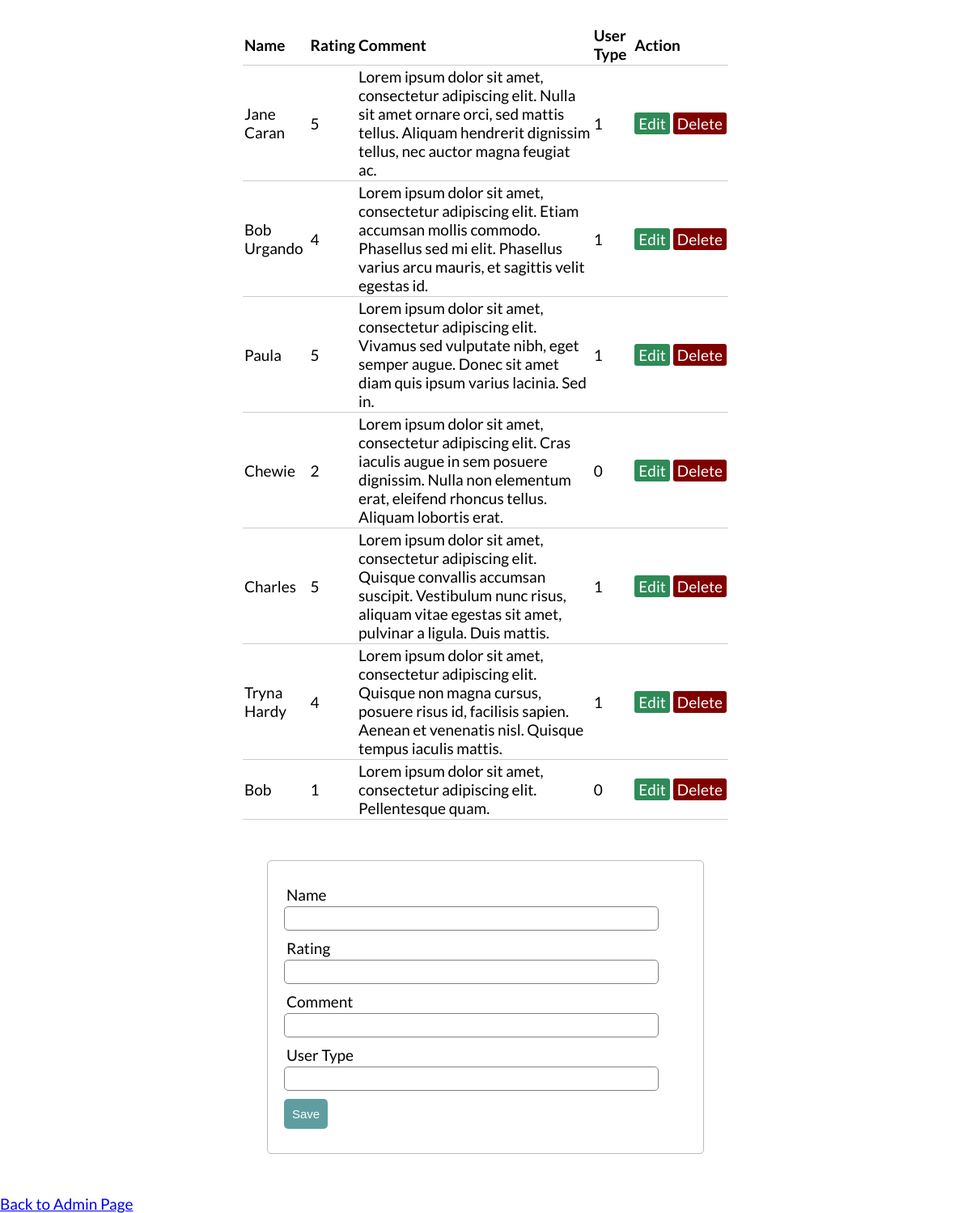
Screenshot of /Userarea/review_manage.php with the database file from the repository.
### tables this page shows
CREATE TABLE
    review (
        review_id INT(10) NOT NULL AUTO_INCREMENT,
        name VARCHAR(255) NOT NULL,
        rating INT(5) NOT NULL,
        comment VARCHAR(255) NOT NULL,
        approved CHAR(1),
        PRIMARY KEY (review_id)
    );

### Userarea/review_server.php (called while the page is built, shortened)
<?php
    $name = "";
    $rating = "";
    $comment = "";
    $approved = "";
    $edit_state = false;
?>

### Userarea/review_manage.php (the view, shortened to what this page needs)
<?php include('review_server.php');
?>
<!DOCTYPE html>
<html lang="en">
<head>
    <link rel="stylesheet" href="../Assets/CSS/userarea_style.css">
</head>
<body>
    <?php $results = mysqli_query($conn, "SELECT * FROM review"); ?>
    <table>
        <thead>
            <tr>
                <th>Name</th>
                <th>Rating</th>
                <th>Comment</th>
                <th>User Type</th>
                <th colspan="2">Action</th>
            </tr>
        </thead>
        <tbody>
        <?php while ($row = mysqli_fetch_array($results)){ ?>
            <tr>
                <td><?php echo $row['name']; ?></td>
                <td><?php echo $row['rating']; ?></td>
                <td><?php echo $row['comment']; ?></td>
                <td><?php echo $row['approved']; ?></td>
                <td>
                    <a class="edit_btn" href="review_manage.php?edit=<?php echo $row['review_id']; ?>" class="edit_btn" >Edit</a>
                </td>
                <td>
                    <a class="del_btn" href="review_server.php?del=<?php echo $row['review_id']; ?>" class="del_btn">Delete</a>
                </td>
            </tr>
        <?php } ?>
        </tbody>
    </table>
    <form method="post" action="review_server.php">
        <div class="input-group">
            <label>Name</label>
            <input type="text" name="name" value="<?php echo $name; ?>">
        </div>
        <div class="input-group">
            <label>Rating</label>
            <input type="text" name="rating" value="<?php echo $rating; ?>">
        </div>
        <div class="input-group">
            <label>Comment</label>
            <input type="text" name="comment" value="<?php echo $comment; ?>">
        </div>
        <div class="input-group">
            <label>User Type</label>
            <input type="text" name="approved" value="<?php echo $approved; ?>">
        </div>
        <div class="input-group">
            <?php if ($edit_state == false): ?>
                <button type="submit" name="save" class="btn">Save</button>
            <?php else: ?>
                <button type="submit" name="update" class="btn">Update</button>
            <?php endif ?>
        </div>
    </form>
    <a href="../admin.php">Back to Admin Page</a>
</body>
</html>

### Assets/CSS/userarea_style.css (style rules this page uses)
* { margin: 0; padding: 0; box-sizing: border-box; }
body { font-family: "Lato", sans-serif; font-size: 19px; }
table { width: 50%; margin: 30px auto; border-collapse: collapse; text-align: left; }
tr { border-bottom: 1px solid #cdcdcd; }
th, td { border: none; height: 30px; padding: 2px; }
form { width: 45%; margin: 50px auto; text-align: left; padding: 20px; border: 1px solid #bbbbbb; border-radius: 5px; }
.input-group { margin: 10px 0px; }
.input-group label { display: block; text-align: left; margin: 3px; }
.input-group input { height: 30px; width: 93%; padding: 5px 10px; font-size: 16px; border-radius: 5px; border: 1px solid gray; }
.btn { padding: 10px; font-size: 15px; color: white; background: #5F9EA0; border: none; border-radius: 5px; }
.edit_btn { text-decoration: none; padding: 2px 5px; background: #2E8B57; color: white; border-radius: 3px; }
.del_btn { text-decoration: none; padding: 2px 5px; background: #800000; color: white; border-radius: 3px; }

### rows the page displays
review: name "Jane Caran", rating "5", comment "Lorem ipsum dolor sit amet, consectetur adipiscing elit. Nulla sit amet ornare orci, sed mattis tellus. Aliquam hendrerit dignissim tellus, nec auctor magna feugiat ac.", approved "1"
review: name "Bob Urgando", rating "4", comment "Lorem ipsum dolor sit amet, consectetur adipiscing elit. Etiam accumsan mollis commodo. Phasellus sed mi elit. Phasellus varius arcu mauris, et sagittis velit egestas id.", approved "1"
review: name "Paula", rating "5", comment "Lorem ipsum dolor sit amet, consectetur adipiscing elit. Vivamus sed vulputate nibh, eget semper augue. Donec sit amet diam quis ipsum varius lacinia. Sed in.", approved "1"
review: name "Chewie", rating "2", comment "Lorem ipsum dolor sit amet, consectetur adipiscing elit. Cras iaculis augue in sem posuere dignissim. Nulla non elementum erat, eleifend rhoncus tellus. Aliquam lobortis erat.", approved "0"
review: name "Charles", rating "5", comment "Lorem ipsum dolor sit amet, consectetur adipiscing elit. Quisque convallis accumsan suscipit. Vestibulum nunc risus, aliquam vitae egestas sit amet, pulvinar a ligula. Duis mattis.", approved "1"
review: name "Tryna Hardy", rating "4", comment "Lorem ipsum dolor sit amet, consectetur adipiscing elit. Quisque non magna cursus, posuere risus id, facilisis sapien. Aenean et venenatis nisl. Quisque tempus iaculis mattis.", approved "1"
review: name "Bob", rating "1", comment "Lorem ipsum dolor sit amet, consectetur adipiscing elit. Pellentesque quam.", approved "0"
